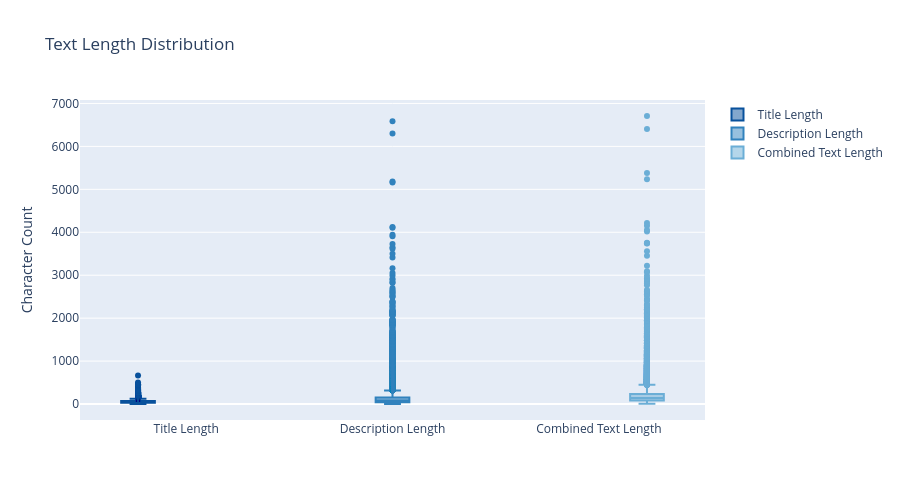

This figure's notebook cell:
### Code cell
# =============================================================================
# EDA: Text Length Analysis
# =============================================================================

# Calculate text lengths before language detection
if 'TITLE' in master_df.columns and 'CASE_DESCRIPTION' in master_df.columns:
    master_df['title_length'] = master_df['TITLE'].astype(str).str.len()
    master_df['description_length'] = master_df['CASE_DESCRIPTION'].astype(str).str.len()
    master_df['combined_text_length'] = master_df['title_length'] + master_df['description_length']
    
    fig = go.Figure()
    
    fig.add_trace(go.Box(
        y=master_df['title_length'],
        name='Title Length',
        marker_color='#08519c'
    ))
    
    fig.add_trace(go.Box(
        y=master_df['description_length'],
        name='Description Length',
        marker_color='#3182bd'
    ))
    
    fig.add_trace(go.Box(
        y=master_df['combined_text_length'],
        name='Combined Text Length',
        marker_color='#6baed6'
    ))
    
    fig.update_layout(
        title='Text Length Distribution',
        yaxis_title='Character Count',
        height=500,
        hovermode='y unified',
        boxmode='group'
    )
    fig.show()
    
    print(f"Title length - Min: {master_df['title_length'].min()}, Max: {master_df['title_length'].max()}, Mean: {master_df['title_length'].mean():.0f}, Median: {master_df['title_length'].median():.0f}")
    print(f"Description length - Min: {master_df['description_length'].min()}, Max: {master_df['description_length'].max()}, Mean: {master_df['description_length'].mean():.0f}, Median: {master_df['description_length'].median():.0f}")
    print(f"Combined text length - Min: {master_df['combined_text_length'].min()}, Max: {master_df['combined_text_length'].max()}, Mean: {master_df['combined_text_length'].mean():.0f}, Median: {master_df['combined_text_length'].median():.0f}")

### Figure 1 — Plotly figure (JSON) as saved in the notebook; plotly's stock layout.template omitted (floating-point values rounded to 4 significant figures; data arrays with more than 128 entries replaced by an {"elided": "..."} marker saying what was removed)
{"data": [{"marker": {"color": "#08519c"}, "name": "Title Length", "type": "box", "y": {"elided": "34576 int values"}}, {"marker": {"color": "#3182bd"}, "name": "Description Length", "type": "box", "y": {"elided": "34576 int values"}}, {"marker": {"color": "#6baed6"}, "name": "Combined Text Length", "type": "box", "y": {"elided": "34576 int values"}}], "layout": {"boxmode": "group", "height": 500, "hovermode": "y unified", "title": {"text": "Text Length Distribution"}, "yaxis": {"title": {"text": "Character Count"}}}}
